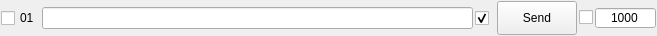
<?xml version="1.0" encoding="UTF-8"?>
<ui version="4.0">
 <class>CommandCheckBox</class>
 <widget class="QWidget" name="CommandCheckBox">
  <property name="geometry">
   <rect>
    <x>0</x>
    <y>0</y>
    <width>657</width>
    <height>36</height>
   </rect>
  </property>
  <property name="windowTitle">
   <string>Form</string>
  </property>
  <layout class="QHBoxLayout" name="horizontalLayout">
   <property name="spacing">
    <number>2</number>
   </property>
   <property name="leftMargin">
    <number>1</number>
   </property>
   <property name="topMargin">
    <number>1</number>
   </property>
   <property name="rightMargin">
    <number>1</number>
   </property>
   <property name="bottomMargin">
    <number>1</number>
   </property>
   <item>
    <widget class="QCheckBox" name="cycle_checkBox">
     <property name="minimumSize">
      <size>
       <width>20</width>
       <height>20</height>
      </size>
     </property>
     <property name="font">
      <font>
       <family>Arial</family>
       <weight>50</weight>
       <bold>false</bold>
      </font>
     </property>
     <property name="text">
      <string>01</string>
     </property>
    </widget>
   </item>
   <item>
    <widget class="QLineEdit" name="command_LineEdit">
     <property name="font">
      <font>
       <family>Arial</family>
       <weight>50</weight>
       <bold>false</bold>
      </font>
     </property>
     <property name="text">
      <string/>
     </property>
    </widget>
   </item>
   <item>
    <widget class="QCheckBox" name="checkBox_CRLF">
     <property name="minimumSize">
      <size>
       <width>20</width>
       <height>20</height>
      </size>
     </property>
     <property name="font">
      <font>
       <family>Arial</family>
       <weight>50</weight>
       <bold>false</bold>
      </font>
     </property>
     <property name="text">
      <string/>
     </property>
     <property name="checked">
      <bool>true</bool>
     </property>
    </widget>
   </item>
   <item>
    <widget class="QPushButton" name="command_pushButton">
     <property name="sizePolicy">
      <sizepolicy hsizetype="Minimum" vsizetype="Minimum">
       <horstretch>0</horstretch>
       <verstretch>0</verstretch>
      </sizepolicy>
     </property>
     <property name="font">
      <font>
       <family>Arial</family>
       <pointsize>9</pointsize>
       <weight>50</weight>
       <bold>false</bold>
      </font>
     </property>
     <property name="styleSheet">
      <string notr="true"/>
     </property>
     <property name="text">
      <string>Send</string>
     </property>
    </widget>
   </item>
   <item>
    <widget class="QCheckBox" name="checkBox_Hex">
     <property name="font">
      <font>
       <family>Arial</family>
       <weight>50</weight>
       <bold>false</bold>
      </font>
     </property>
     <property name="text">
      <string/>
     </property>
    </widget>
   </item>
   <item>
    <widget class="QLineEdit" name="delayTime_lineEdit">
     <property name="minimumSize">
      <size>
       <width>61</width>
       <height>20</height>
      </size>
     </property>
     <property name="maximumSize">
      <size>
       <width>61</width>
       <height>20</height>
      </size>
     </property>
     <property name="font">
      <font>
       <family>Arial</family>
       <weight>50</weight>
       <bold>false</bold>
      </font>
     </property>
     <property name="text">
      <string>1000</string>
     </property>
     <property name="alignment">
      <set>Qt::AlignCenter</set>
     </property>
    </widget>
   </item>
  </layout>
 </widget>
 <resources/>
 <connections/>
</ui>
